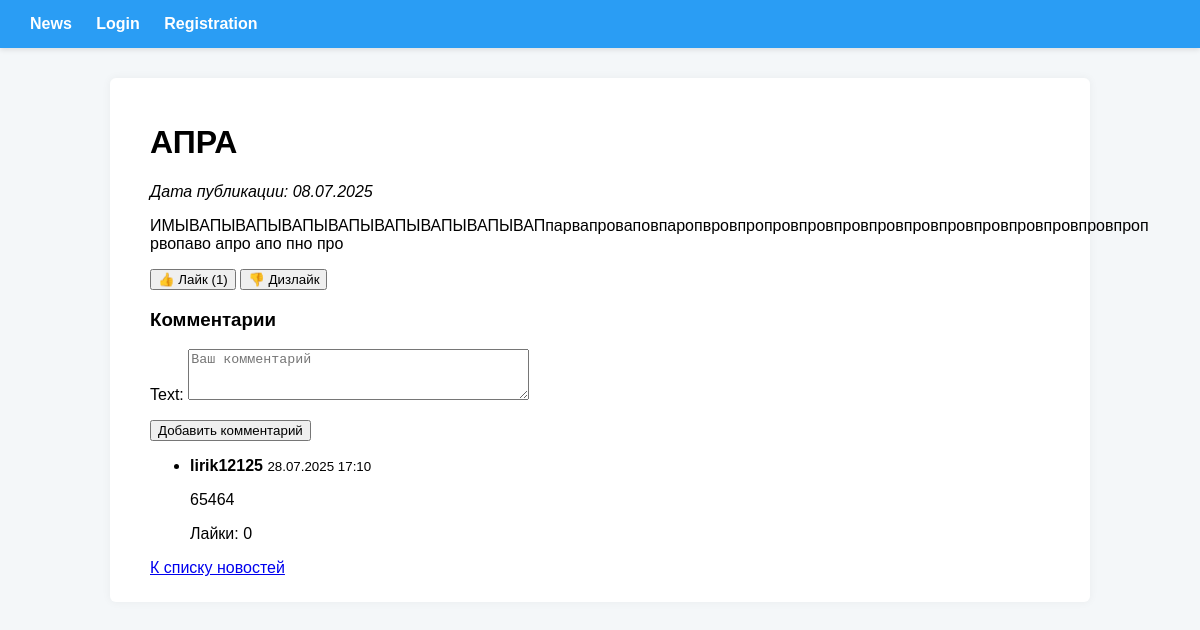
The app's page /news/news/50/ with its own data.
### news/models.py (models this page shows, shortened)
class Post(models.Model):
    POST_TYPE_CHOICES = [
        ('article', _('Статья')),
        ('news', _('Новость')),
    ]
    author = models.ForeignKey(Author, on_delete=models.CASCADE, related_name='posts')
    post_type = models.CharField(max_length=10, choices=POST_TYPE_CHOICES)
    created_at = models.DateTimeField(auto_now_add=True)
    updated_at = models.DateTimeField(auto_now=True)
    categories = models.ManyToManyField(Category, through='PostCategory')
    title = models.CharField(max_length=255)
    content = models.TextField()
    rating = models.IntegerField(default=0)

class Comment(models.Model):
    post = models.ForeignKey(Post, related_name='comments', on_delete=models.CASCADE)
    user = models.ForeignKey(User, on_delete=models.CASCADE)
    text = models.TextField()
    created_at = models.DateTimeField(auto_now_add=True)
    rating = models.IntegerField(default=0)

### news/views.py (the view, shortened to what this page needs)
# urls.py: path('news/<int:pk>/', NewsDetailViewWithComments.as_view(), name='news_detail'),
class NewsDetailViewWithComments(View):
    def get(self, request, pk):
        news = get_object_or_404(Post, pk=pk, post_type='news')
        form = CommentForm()
        comments = news.comments.all().order_by('-created_at')
        return render(request, 'news/news_detail.html', {'item': news, 'form': form, 'comments': comments})

### news/forms.py
class CommentForm(forms.ModelForm):
    class Meta:
        model = Comment
        fields = ['text']
        widgets = {
            'text': forms.Textarea(attrs={'rows': 3, 'placeholder': 'Ваш комментарий'})
        }

### news/templates/news/news_detail.html (shortened to what this page needs)
{% extends "base.html" %}
{% block content %}
<h1>{{ item.title }}</h1>
<p><em>Дата публикации: {{ item.created_at|date:"d.m.Y" }}</em></p>
<p>{{ item.content }}</p>
<p>
<form action="{% url 'news_like' item.pk %}" method="post" style="display:inline;">
  <button type="submit">👍 Лайк ({{ item.rating }})</button>
</form>
<form action="{% url 'news_dislike' item.pk %}" method="post" style="display:inline;">
  <button type="submit">👎 Дизлайк</button>
</form>
</p>
<h3>Комментарии</h3>
<form method="post">
  {{ form.as_p }}
  <button type="submit">Добавить комментарий</button>
</form>
<ul>
  {% for comment in comments %}
    <li>
      <strong>{{ comment.user.username }}</strong> <small>{{ comment.created_at|date:"d.m.Y H:i" }}</small>
      <p>{{ comment.text }}</p>
      <p>Лайки: {{ comment.rating }}</p>
    </li>
  {% empty %}
    <li>Комментариев пока нет</li>
  {% endfor %}
</ul>
<a href="{% url 'news_list' %}">К списку новостей</a>
{% endblock %}

### templates/base.html (style rules this page uses)
body { font-family: Arial, sans-serif; background-color: #f4f7f9; margin: 0; padding: 0; }

### records on screen
Post: title "АПРА", created_at "08.07.2025", content "ИМЫВАПЫВАПЫВАПЫВАПЫВАПЫВАПЫВАПЫВАПпарвапроваповпаропвровпропровпровпровпровпровпровпровпровпровпровпроп рвопаво апро апо пно про", rating "1"
Comment: user.username "lirik12125", created_at "28.07.2025 17:10", text "65464", rating "0"
